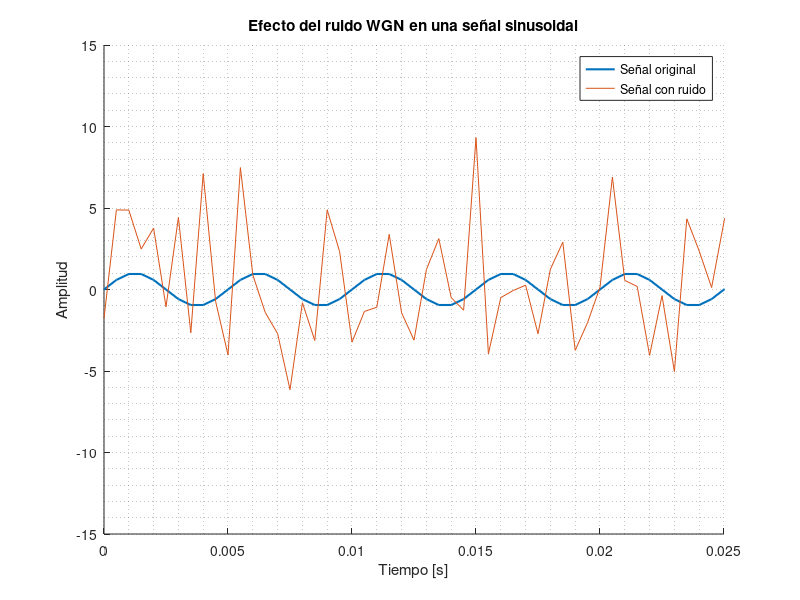
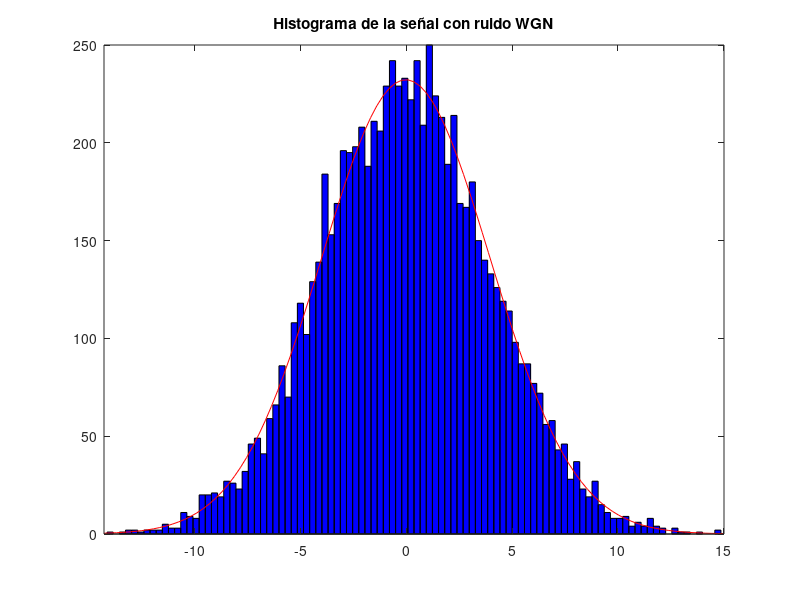
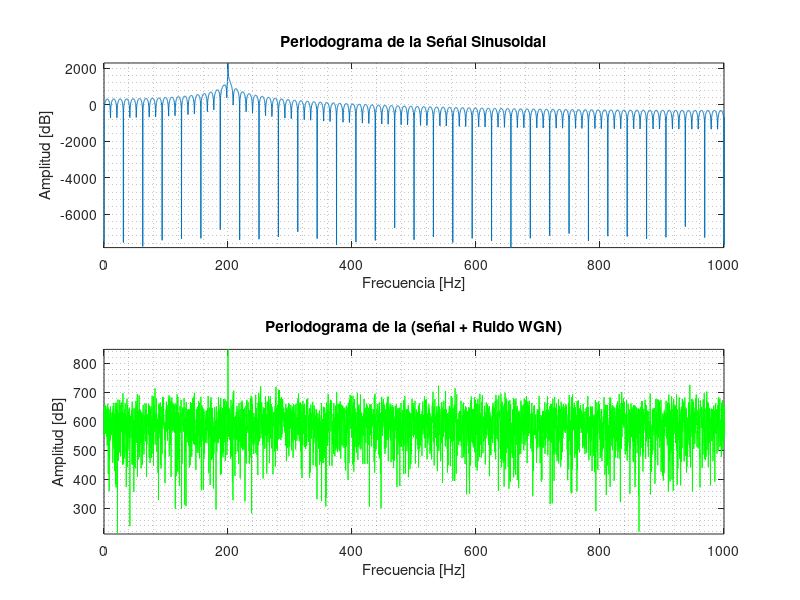

These charts were generated, in order, by the following MATLAB code:
%% PRÁCTICA 10.2. Contaminación de una señal sinusoidal con ruido AWGN y análisis espectral

clear all; close all; clc
% Generación de la señal
duracion = 4;
f1 = 200;
Fmax = f1;
Fs = 10*Fmax;
Ts = 1/Fs;
tn = 0:Ts:duracion;
yn = sin(2*pi*f1*tn);

% Añadiendo ruido a la señal:
SNR = -15; % SNR en dB
yn_ruido = awgn(yn, SNR, 'measured');

%yn_ruido = mi_awgn(yn,SNR);
 
% Gráficas en el dominio del tiempo
hold on
plot(tn,yn,'LineWidth',1.5);
xlabel('Tiempo [s]');
ylabel('Amplitud');
title('Efecto del ruido WGN en una señal sinusoidal');
xlim([0 5/Fmax])
plot(tn,yn_ruido)
legend('Señal original','Señal con ruido')
grid minor
%% Histograma y su mejor ajuste gaussianno:
figure
histfit(yn_ruido,100)
title('Histograma de la señal con ruido WGN')
%% Mediciones de los 4 momentos estadísticos:
% Tendencia central (media aritmética):
promedio = mean(yn_ruido);
% Dispersión (desviación estándar):
desv_est = std(yn_ruido);
% Asimetría (skweness):
asimetria = skewness(yn_ruido);
% Peso en colas (kurtosis):
peso_colas = kurtosis(yn_ruido);
fprintf('El promedio es %.5f\n',promedio)
fprintf('La desviacion estandar es %.5f\n',desv_est)
fprintf('La asimetría es %.5f\n',asimetria)
fprintf('El peso en colas es %.5f\n',peso_colas)
%% Dominio de la frecuencia
N = length(yn);
nFFT = 2^ceil(log2(N));
f = linspace(0, Fs, nFFT);
w = rectwin(N);
ynVent = yn.*w';
Periodograma_Yn = 20*log10(abs(fft(ynVent, nFFT)))*32;
yn_ruido_Vent = yn_ruido.*w';
Periodograma_YN_Ruido = 10*log10(abs(fft(yn_ruido_Vent, nFFT)))*24;
yn_noisyVent = yn_ruido.*w';
Yn_NoisyFFT = 10*log10(abs(fft(yn_ruido_Vent, nFFT)))*32;
% Gráficas en el dominio de la frecuencia
figure;
subplot(2,1,1)
plot(f,Periodograma_Yn);
xlabel('Frecuencia [Hz]');
ylabel('Amplitud [dB]');
title('Periodograma de la Señal Sinusoidal');
axis([0 Fs/2 min(Periodograma_Yn) max(Periodograma_Yn)]);
grid minor;
subplot(2,1,2)
plot(f, Periodograma_YN_Ruido, 'g');
xlabel('Frecuencia [Hz]');
ylabel('Amplitud [dB]');
title('Periodograma de la (señal + Ruido WGN)');
axis([0 Fs/2 min(Periodograma_YN_Ruido) max(Periodograma_YN_Ruido)]);
grid minor;
